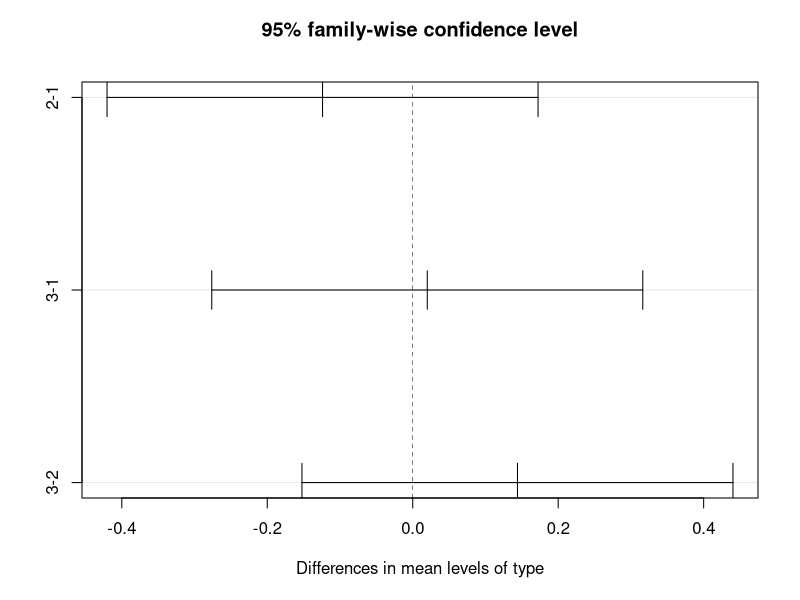

The R script that drew this image:
degree <- c(0.56, 1.12, 0.90, 1.07, 0.94,
              + 0.72, 0.69, 0.87, 0.78, 0.91,
              + 0.62, 1.08, 1.07, 0.99, 0.93)
type <- c(rep("1", 5), rep("2", 5), rep("3", 5))
cbind(degree, type)
oneway <- aov(degree ~ type)
summary(oneway)

posthoc <- TukeyHSD(x=oneway, 'type', conf.level=0.95)
posthoc

qtukey(0.95, 3, 12)

0.794-0.918 + qtukey(0.95, 3, 12)*sqrt(0.03084/5)
0.794-0.918 - qtukey(0.95, 3, 12)*sqrt(0.03084/5)

plot(posthoc)

qtukey(0.95, 5, 40)
